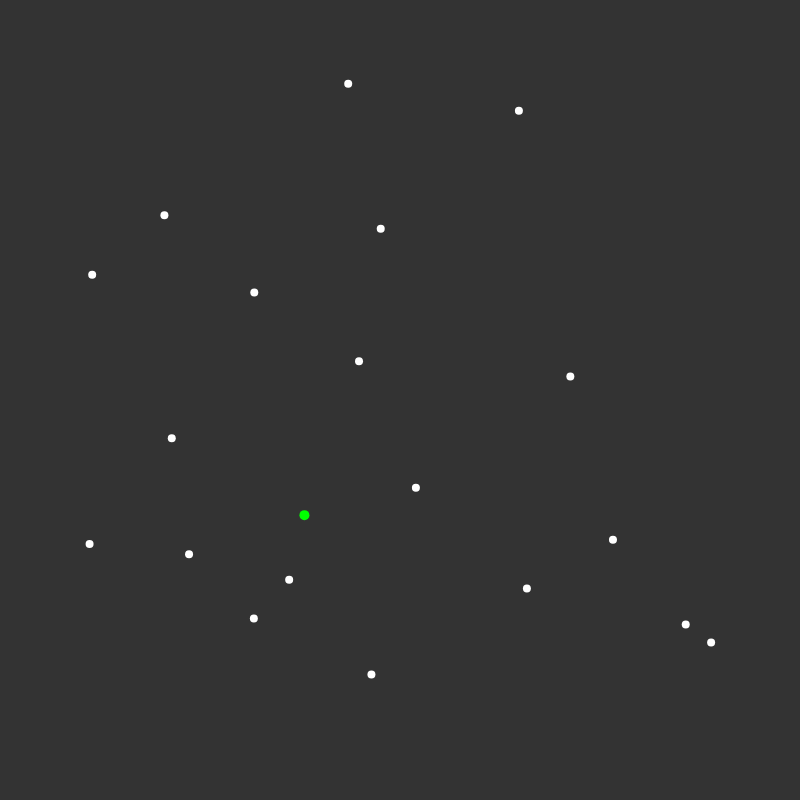
Frame 1 (no input)
Frame 60 (no input): identical to frame 1, image omitted
Frame 120 (the mouse pressed at the canvas centre since frame 60): identical to frame 1, image omitted

The p5.js sketch that drew this single still picture (run headless with seeded random() and noise() and a simulated clock; from frame 60 on, the mouse is pressed at the canvas centre):

// p5.js sketch
// ── sketch.js
let points = [];
let hull = [];

let pointOnHull;
let index = 0;
let wrapped = false;

function setup() {
    createCanvas(800, 800);
    for (let i = 0; i < 20; i++) {
        let offset = 40;
        let y = random(offset, width - offset);
        let x = random(offset, height - offset);
        points.push(createVector(x, y));
    }

    let leftmost = points[0];
    for (let p of points) {
        if (p.x < leftmost.x) {
            leftmost = p;
        }
    }
    pointOnHull = leftmost;
}


function draw() {
    background(51);

    if(!wrapped) {
        hull[index] = pointOnHull;
        let endpoint = points[0];
        for (let i = 0; i < points.length; i++) {
            if (left(points[i], hull[index])) {
                endpoint = points[i];
            }
        }
        index++;
        pointOnHull = endpoint;

        if (endpoint = hull[0]) {
            wrapped = true;
        }
    }

    fill(255);
    noStroke();
    for (let p of points) {
        ellipse(p.x, p.y, 8);
    }
    fill(0, 255, 0);
    ellipse(pointOnHull.x, pointOnHull.y, 10);

    beginShape();
    for (let p of hull) {
        vertex(p.x, p.y);
    }
    endShape();
    console.log(hull);
}

function left(v1, v2) {
    return true;
}
